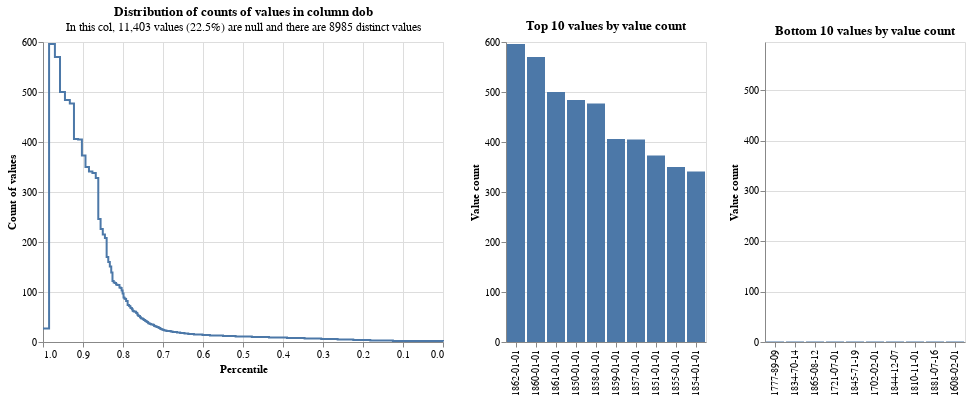

Notebook source saved alongside this figure:
### Markdown cell above
#### Skewed Date Columns

Dates can also be skewed, but tend to be dealt with slightly differently.

Consider the `dob` column from our example:

### Code cell
profile_columns(df, column_expressions="dob", db_api=DuckDBAPI())

### Figure 1 — Vega-Lite specification as saved in the notebook (floating-point values rounded to 4 significant figures)
{"config": {"view": {"continuousWidth": 400, "continuousHeight": 300}}, "vconcat": [{"hconcat": [{"mark": {"type": "line", "interpolate": "step-after"}, "data": {"values": [{"percentile_ex_nulls": 0.7076, "percentile_inc_nulls": 0.7735, "value_count": 27, "group_name": "dob", "total_non_null_rows": 39175, "total_rows_inc_nulls": 50578, "sum_tokens_in_value_count_group": 81.0, "distinct_value_count": 8985}, {"percentile_ex_nulls": 0.7056, "percentile_inc_nulls": 0.772, "value_count": 26, "group_name": "dob", "total_non_null_rows": 39175, "total_rows_inc_nulls": 50578, "sum_tokens_in_value_count_group": 78.0, "distinct_value_count": 8985}, {"percentile_ex_nulls": 0.7031, "percentile_inc_nulls": 0.77, "value_count": 25, "group_name": "dob", "total_non_null_rows": 39175, "total_rows_inc_nulls": 50578, "sum_tokens_in_value_count_group": 100.0, "distinct_value_count": 8985}, {"percentile_ex_nulls": 0.6994, "percentile_inc_nulls": 0.7672, "value_count": 24, "group_name": "dob", "total_non_null_rows": 39175, "total_rows_inc_nulls": 50578, "sum_tokens_in_value_count_group": 144.0, "distinct_value_count": 8985}, {"percentile_ex_nulls": 0.6964, "percentile_inc_nulls": 0.7649, "value_count": 23, "group_name": "dob", "total_non_null_rows": 39175, "total_rows_inc_nulls": 50578, "sum_tokens_in_value_count_group": 115.0, "distinct_value_count": 8985}, {"percentile_ex_nulls": 0.6914, "percentile_inc_nulls": 0.761, "value_count": 22, "group_name": "dob", "total_non_null_rows": 39175, "total_rows_inc_nulls": 50578, "sum_tokens_in_value_count_group": 198.0, "distinct_value_count": 8985}, {"percentile_ex_nulls": 0.6807, "percentile_inc_nulls": 0.7527, "value_count": 21, "group_name": "dob", "total_non_null_rows": 39175, "total_rows_inc_nulls": 50578, "sum_tokens_in_value_count_group": 420.0, "distinct_value_count": 8985}, {"percentile_ex_nulls": 0.6761, "percentile_inc_nulls": 0.7491, "value_count": 20, "group_name": "dob", "total_non_null_rows": 39175, "total_rows_inc_nulls": 50578, "sum_tokens_in_value_count_group": 180.0, "distinct_value_count": 8985}, {"percentile_ex_nulls": 0.6649, "percentile_inc_nulls": 0.7405, "value_count": 19, "group_name": "dob", "total_non_null_rows": 39175, "total_rows_inc_nulls": 50578, "sum_tokens_in_value_count_group": 437.0, "distinct_value_count": 8985}, {"percentile_ex_nulls": 0.6571, "percentile_inc_nulls": 0.7344, "value_count": 18, "group_name": "dob", "total_non_null_rows": 39175, "total_rows_inc_nulls": 50578, "sum_tokens_in_value_count_group": 306.0, "distinct_value_count": 8985}, {"percentile_ex_nulls": 0.6463, "percentile_inc_nulls": 0.726, "value_count": 17, "group_name": "dob", "total_non_null_rows": 39175, "total_rows_inc_nulls": 50578, "sum_tokens_in_value_count_group": 425.0, "distinct_value_count": 8985}, {"percentile_ex_nulls": 0.6369, "percentile_inc_nulls": 0.7187, "value_count": 16, "group_name": "dob", "total_non_null_rows": 39175, "total_rows_inc_nulls": 50578, "sum_tokens_in_value_count_group": 368.0, "distinct_value_count": 8985}, {"percentile_ex_nulls": 0.6227, "percentile_inc_nulls": 0.7078, "value_count": 15, "group_name": "dob", "total_non_null_rows": 39175, "total_rows_inc_nulls": 50578, "sum_tokens_in_value_count_group": 555.0, "distinct_value_count": 8985}, {"percentile_ex_nulls": 0.6013, "percentile_inc_nulls": 0.6912, "value_count": 14, "group_name": "dob", "total_non_null_rows": 39175, "total_rows_inc_nulls": 50578, "sum_tokens_in_value_count_group": 840.0, "distinct_value_count": 8985}, {"percentile_ex_nulls": 0.5827, "percentile_inc_nulls": 0.6768, "value_count": 13, "group_name": "dob", "total_non_null_rows": 39175, "total_rows_inc_nulls": 50578, "sum_tokens_in_value_count_group": 728.0, "distinct_value_count": 8985}, {"percentile_ex_nulls": 0.5499, "percentile_inc_nulls": 0.6514, "value_count": 12, "group_name": "dob", "total_non_null_rows": 39175, "total_rows_inc_nulls": 50578, "sum_tokens_in_value_count_group": 1284.0, "distinct_value_count": 8985}, {"percentile_ex_nulls": 0.5184, "percentile_inc_nulls": 0.627, "value_count": 11, "group_name": "dob", "total_non_null_rows": 39175, "total_rows_inc_nulls": 50578, "sum_tokens_in_value_count_group": 1232.0, "distinct_value_count": 8985}, {"percentile_ex_nulls": 0.4779, "percentile_inc_nulls": 0.5956, "value_count": 10, "group_name": "dob", "total_non_null_rows": 39175, "total_rows_inc_nulls": 50578, "sum_tokens_in_value_count_group": 1590.0, "distinct_value_count": 8985}, {"percentile_ex_nulls": 0.4351, "percentile_inc_nulls": 0.5625, "value_count": 9, "group_name": "dob", "total_non_null_rows": 39175, "total_rows_inc_nulls": 50578, "sum_tokens_in_value_count_group": 1674.0, "distinct_value_count": 8985}, {"percentile_ex_nulls": 0.39, "percentile_inc_nulls": 0.5275, "value_count": 8, "group_name": "dob", "total_non_null_rows": 39175, "total_rows_inc_nulls": 50578, "sum_tokens_in_value_count_group": 1768.0, "distinct_value_count": 8985}, {"percentile_ex_nulls": 0.346, "percentile_inc_nulls": 0.4935, "value_count": 7, "group_name": "dob", "total_non_null_rows": 39175, "total_rows_inc_nulls": 50578, "sum_tokens_in_value_count_group": 1722.0, "distinct_value_count": 8985}, {"percentile_ex_nulls": 0.3044, "percentile_inc_nulls": 0.4612, "value_count": 6, "group_name": "dob", "total_non_null_rows": 39175, "total_rows_inc_nulls": 50578, "sum_tokens_in_value_count_group": 1632.0, "distinct_value_count": 8985}, {"percentile_ex_nulls": 0.2634, "percentile_inc_nulls": 0.4295, "value_count": 5, "group_name": "dob", "total_non_null_rows": 39175, "total_rows_inc_nulls": 50578, "sum_tokens_in_value_count_group": 1605.0, "distinct_value_count": 8985}, {"percentile_ex_nulls": 0.2243, "percentile_inc_nulls": 0.3992, "value_count": 4, "group_name": "dob", "total_non_null_rows": 39175, "total_rows_inc_nulls": 50578, "sum_tokens_in_value_count_group": 1532.0, "distinct_value_count": 8985}, {"percentile_ex_nulls": 0.1818, "percentile_inc_nulls": 0.3663, "value_count": 3, "group_name": "dob", "total_non_null_rows": 39175, "total_rows_inc_nulls": 50578, "sum_tokens_in_value_count_group": 1665.0, "distinct_value_count": 8985}, {"percentile_ex_nulls": 0.1253, "percentile_inc_nulls": 0.3225, "value_count": 2, "group_name": "dob", "total_non_null_rows": 39175, "total_rows_inc_nulls": 50578, "sum_tokens_in_value_count_group": 2214.0, "distinct_value_count": 8985}, {"percentile_ex_nulls": 0.0, "percentile_inc_nulls": 0.2255, "value_count": 1, "group_name": "dob", "total_non_null_rows": 39175, "total_rows_inc_nulls": 50578, "sum_tokens_in_value_count_group": 4908.0, "distinct_value_count": 8985}, {"percentile_ex_nulls": 0.7847, "percentile_inc_nulls": 0.8333, "value_count": 72, "group_name": "dob", "total_non_null_rows": 39175, "total_rows_inc_nulls": 50578, "sum_tokens_in_value_count_group": 144.0, "distinct_value_count": 8985}, {"percentile_ex_nulls": 0.7829, "percentile_inc_nulls": 0.8319, "value_count": 71, "group_name": "dob", "total_non_null_rows": 39175, "total_rows_inc_nulls": 50578, "sum_tokens_in_value_count_group": 71.0, "distinct_value_count": 8985}, {"percentile_ex_nulls": 0.7812, "percentile_inc_nulls": 0.8305, "value_count": 68, "group_name": "dob", "total_non_null_rows": 39175, "total_rows_inc_nulls": 50578, "sum_tokens_in_value_count_group": 68.0, "distinct_value_count": 8985}, {"percentile_ex_nulls": 0.7778, "percentile_inc_nulls": 0.8279, "value_count": 66, "group_name": "dob", "total_non_null_rows": 39175, "total_rows_inc_nulls": 50578, "sum_tokens_in_value_count_group": 132.0, "distinct_value_count": 8985}, {"percentile_ex_nulls": 0.7762, "percentile_inc_nulls": 0.8267, "value_count": 63, "group_name": "dob", "total_non_null_rows": 39175, "total_rows_inc_nulls": 50578, "sum_tokens_in_value_count_group": 63.0, "distinct_value_count": 8985}, {"percentile_ex_nulls": 0.7746, "percentile_inc_nulls": 0.8254, "value_count": 62, "group_name": "dob", "total_non_null_rows": 39175, "total_rows_inc_nulls": 50578, "sum_tokens_in_value_count_group": 62.0, "distinct_value_count": 8985}, {"percentile_ex_nulls": 0.7731, "percentile_inc_nulls": 0.8242, "value_count": 61, "group_name": "dob", "total_non_null_rows": 39175, "total_rows_inc_nulls": 50578, "sum_tokens_in_value_count_group": 61.0, "distinct_value_count": 8985}, {"percentile_ex_nulls": 0.7685, "percentile_inc_nulls": 0.8207, "value_count": 60, "group_name": "dob", "total_non_null_rows": 39175, "total_rows_inc_nulls": 50578, "sum_tokens_in_value_count_group": 180.0, "distinct_value_count": 8985}, {"percentile_ex_nulls": 0.767, "percentile_inc_nulls": 0.8195, "value_count": 58, "group_name": "dob", "total_non_null_rows": 39175, "total_rows_inc_nulls": 50578, "sum_tokens_in_value_count_group": 58.0, "distinct_value_count": 8985}, {"percentile_ex_nulls": 0.7642, "percentile_inc_nulls": 0.8174, "value_count": 55, "group_name": "dob", "total_non_null_rows": 39175, "total_rows_inc_nulls": 50578, "sum_tokens_in_value_count_group": 110.0, "distinct_value_count": 8985}, {"percentile_ex_nulls": 0.7628, "percentile_inc_nulls": 0.8163, "value_count": 54, "group_name": "dob", "total_non_null_rows": 39175, "total_rows_inc_nulls": 50578, "sum_tokens_in_value_count_group": 54.0, "distinct_value_count": 8985}, {"percentile_ex_nulls": 0.7615, "percentile_inc_nulls": 0.8153, "value_count": 52, "group_name": "dob", "total_non_null_rows": 39175, "total_rows_inc_nulls": 50578, "sum_tokens_in_value_count_group": 52.0, "distinct_value_count": 8985}, {"percentile_ex_nulls": 0.7577, "percentile_inc_nulls": 0.8123, "value_count": 50, "group_name": "dob", "total_non_null_rows": 39175, "total_rows_inc_nulls": 50578, "sum_tokens_in_value_count_group": 150.0, "distinct_value_count": 8985}, {"percentile_ex_nulls": 0.7564, "percentile_inc_nulls": 0.8113, "value_count": 49, "group_name": "dob", "total_non_null_rows": 39175, "total_rows_inc_nulls": 50578, "sum_tokens_in_value_count_group": 49.0, "distinct_value_count": 8985}, {"percentile_ex_nulls": 0.7552, "percentile_inc_nulls": 0.8104, "value_count": 48, "group_name": "dob", "total_non_null_rows": 39175, "total_rows_inc_nulls": 50578, "sum_tokens_in_value_count_group": 48.0, "distinct_value_count": 8985}, {"percentile_ex_nulls": 0.754, "percentile_inc_nulls": 0.8094, "value_count": 47, "group_name": "dob", "total_non_null_rows": 39175, "total_rows_inc_nulls": 50578, "sum_tokens_in_value_count_group": 47.0, "distinct_value_count": 8985}, {"percentile_ex_nulls": 0.7505, "percentile_inc_nulls": 0.8067, "value_count": 46, "group_name": "dob", "total_non_null_rows": 39175, "total_rows_inc_nulls": 50578, "sum_tokens_in_value_count_group": 138.0, "distinct_value_count": 8985}, {"percentile_ex_nulls": 0.7482, "percentile_inc_nulls": 0.805, "value_count": 44, "group_name": "dob", "total_non_null_rows": 39175, "total_rows_inc_nulls": 50578, "sum_tokens_in_value_count_group": 88.0, "distinct_value_count": 8985}, {"percentile_ex_nulls": 0.7449, "percentile_inc_nulls": 0.8024, "value_count": 43, "group_name": "dob", "total_non_null_rows": 39175, "total_rows_inc_nulls": 50578, "sum_tokens_in_value_count_group": 129.0, "distinct_value_count": 8985}, {"percentile_ex_nulls": 0.7438, "percentile_inc_nulls": 0.8016, "value_count": 42, "group_name": "dob", "total_non_null_rows": 39175, "total_rows_inc_nulls": 50578, "sum_tokens_in_value_count_group": 42.0, "distinct_value_count": 8985}, {"percentile_ex_nulls": 0.7417, "percentile_inc_nulls": 0.8, "value_count": 41, "group_name": "dob", "total_non_null_rows": 39175, "total_rows_inc_nulls": 50578, "sum_tokens_in_value_count_group": 82.0, "distinct_value_count": 8985}, {"percentile_ex_nulls": 0.7397, "percentile_inc_nulls": 0.7984, "value_count": 40, "group_name": "dob", "total_non_null_rows": 39175, "total_rows_inc_nulls": 50578, "sum_tokens_in_value_count_group": 80.0, "distinct_value_count": 8985}, {"percentile_ex_nulls": 0.7377, "percentile_inc_nulls": 0.7968, "value_count": 39, "group_name": "dob", "total_non_null_rows": 39175, "total_rows_inc_nulls": 50578, "sum_tokens_in_value_count_group": 78.0, "distinct_value_count": 8985}, {"percentile_ex_nulls": 0.7367, "percentile_inc_nulls": 0.7961, "value_count": 38, "group_name": "dob", "total_non_null_rows": 39175, "total_rows_inc_nulls": 50578, "sum_tokens_in_value_count_group": 38.0, "distinct_value_count": 8985}, {"percentile_ex_nulls": 0.7358, "percentile_inc_nulls": 0.7954, "value_count": 37, "group_name": "dob", "total_non_null_rows": 39175, "total_rows_inc_nulls": 50578, "sum_tokens_in_value_count_group": 37.0, "distinct_value_count": 8985}, {"percentile_ex_nulls": 0.7321, "percentile_inc_nulls": 0.7925, "value_count": 36, "group_name": "dob", "total_non_null_rows": 39175, "total_rows_inc_nulls": 50578, "sum_tokens_in_value_count_group": 144.0, "distinct_value_count": 8985}, {"percentile_ex_nulls": 0.7294, "percentile_inc_nulls": 0.7904, "value_count": 35, "group_name": "dob", "total_non_null_rows": 39175, "total_rows_inc_nulls": 50578, "sum_tokens_in_value_count_group": 105.0, "distinct_value_count": 8985}, {"percentile_ex_nulls": 0.7242, "percentile_inc_nulls": 0.7864, "value_count": 34, "group_name": "dob", "total_non_null_rows": 39175, "total_rows_inc_nulls": 50578, "sum_tokens_in_value_count_group": 204.0, "distinct_value_count": 8985}, {"percentile_ex_nulls": 0.7226, "percentile_inc_nulls": 0.7851, "value_count": 33, "group_name": "dob", "total_non_null_rows": 39175, "total_rows_inc_nulls": 50578, "sum_tokens_in_value_count_group": 66.0, "distinct_value_count": 8985}, {"percentile_ex_nulls": 0.7217, "percentile_inc_nulls": 0.7845, "value_count": 32, "group_name": "dob", "total_non_null_rows": 39175, "total_rows_inc_nulls": 50578, "sum_tokens_in_value_count_group": 32.0, "distinct_value_count": 8985}, {"percentile_ex_nulls": 0.7186, "percentile_inc_nulls": 0.782, "value_count": 31, "group_name": "dob", "total_non_null_rows": 39175, "total_rows_inc_nulls": 50578, "sum_tokens_in_value_count_group": 124.0, "distinct_value_count": 8985}, {"percentile_ex_nulls": 0.7155, "percentile_inc_nulls": 0.7796, "value_count": 30, "group_name": "dob", "total_non_null_rows": 39175, "total_rows_inc_nulls": 50578, "sum_tokens_in_value_count_group": 120.0, "distinct_value_count": 8985}, {"percentile_ex_nulls": 0.7118, "percentile_inc_nulls": 0.7768, "value_count": 29, "group_name": "dob", "total_non_null_rows": 39175, "total_rows_inc_nulls": 50578, "sum_tokens_in_value_count_group": 145.0, "distinct_value_count": 8985}, {"percentile_ex_nulls": 0.7097, "percentile_inc_nulls": 0.7751, "value_count": 28, "group_name": "dob", "total_non_null_rows": 39175, "total_rows_inc_nulls": 50578, "sum_tokens_in_value_count_group": 84.0, "distinct_value_count": 8985}, {"percentile_ex_nulls": 0.9848, "percentile_inc_nulls": 0.9882, "value_count": 596, "group_name": "dob", "total_non_null_rows": 39175, "total_rows_inc_nulls": 50578, "sum_tokens_in_value_count_group": 596.0, "distinct_value_count": 8985}, {"percentile_ex_nulls": 0.9702, "percentile_inc_nulls": 0.9769, "value_count": 570, "group_name": "dob", "total_non_null_rows": 39175, "total_rows_inc_nulls": 50578, "sum_tokens_in_value_count_group": 570.0, "distinct_value_count": 8985}, {"percentile_ex_nulls": 0.9575, "percentile_inc_nulls": 0.9671, "value_count": 500, "group_name": "dob", "total_non_null_rows": 39175, "total_rows_inc_nulls": 50578, "sum_tokens_in_value_count_group": 500.0, "distinct_value_count": 8985}, {"percentile_ex_nulls": 0.9451, "percentile_inc_nulls": 0.9575, "value_count": 484, "group_name": "dob", "total_non_null_rows": 39175, "total_rows_inc_nulls": 50578, "sum_tokens_in_value_count_group": 484.0, "distinct_value_count": 8985}, {"percentile_ex_nulls": 0.9329, "percentile_inc_nulls": 0.9481, "value_count": 477, "group_name": "dob", "total_non_null_rows": 39175, "total_rows_inc_nulls": 50578, "sum_tokens_in_value_count_group": 477.0, "distinct_value_count": 8985}, {"percentile_ex_nulls": 0.9226, "percentile_inc_nulls": 0.94, "value_count": 406, "group_name": "dob", "total_non_null_rows": 39175, "total_rows_inc_nulls": 50578, "sum_tokens_in_value_count_group": 406.0, "distinct_value_count": 8985}, {"percentile_ex_nulls": 0.9122, "percentile_inc_nulls": 0.932, "value_count": 405, "group_name": "dob", "total_non_null_rows": 39175, "total_rows_inc_nulls": 50578, "sum_tokens_in_value_count_group": 405.0, "distinct_value_count": 8985}, {"percentile_ex_nulls": 0.9027, "percentile_inc_nulls": 0.9247, "value_count": 373, "group_name": "dob", "total_non_null_rows": 39175, "total_rows_inc_nulls": 50578, "sum_tokens_in_value_count_group": 373.0, "distinct_value_count": 8985}, {"percentile_ex_nulls": 0.8938, "percentile_inc_nulls": 0.9177, "value_count": 350, "group_name": "dob", "total_non_null_rows": 39175, "total_rows_inc_nulls": 50578, "sum_tokens_in_value_count_group": 350.0, "distinct_value_count": 8985}, {"percentile_ex_nulls": 0.8851, "percentile_inc_nulls": 0.911, "value_count": 341, "group_name": "dob", "total_non_null_rows": 39175, "total_rows_inc_nulls": 50578, "sum_tokens_in_value_count_group": 341.0, "distinct_value_count": 8985}, {"percentile_ex_nulls": 0.8765, "percentile_inc_nulls": 0.9043, "value_count": 338, "group_name": "dob", "total_non_null_rows": 39175, "total_rows_inc_nulls": 50578, "sum_tokens_in_value_count_group": 338.0, "distinct_value_count": 8985}, {"percentile_ex_nulls": 0.8681, "percentile_inc_nulls": 0.8978, "value_count": 328, "group_name": "dob", "total_non_null_rows": 39175, "total_rows_inc_nulls": 50578, "sum_tokens_in_value_count_group": 328.0, "distinct_value_count": 8985}, {"percentile_ex_nulls": 0.8618, "percentile_inc_nulls": 0.893, "value_count": 246, "group_name": "dob", "total_non_null_rows": 39175, "total_rows_inc_nulls": 50578, "sum_tokens_in_value_count_group": 246.0, "distinct_value_count": 8985}, {"percentile_ex_nulls": 0.856, "percentile_inc_nulls": 0.8885, "value_count": 226, "group_name": "dob", "total_non_null_rows": 39175, "total_rows_inc_nulls": 50578, "sum_tokens_in_value_count_group": 226.0, "distinct_value_count": 8985}, {"percentile_ex_nulls": 0.8505, "percentile_inc_nulls": 0.8842, "value_count": 215, "group_name": "dob", "total_non_null_rows": 39175, "total_rows_inc_nulls": 50578, "sum_tokens_in_value_count_group": 215.0, "distinct_value_count": 8985}, {"percentile_ex_nulls": 0.8452, "percentile_inc_nulls": 0.8801, "value_count": 208, "group_name": "dob", "total_non_null_rows": 39175, "total_rows_inc_nulls": 50578, "sum_tokens_in_value_count_group": 208.0, "distinct_value_count": 8985}, {"percentile_ex_nulls": 0.8409, "percentile_inc_nulls": 0.8768, "value_count": 170, "group_name": "dob", "total_non_null_rows": 39175, "total_rows_inc_nulls": 50578, "sum_tokens_in_value_count_group": 170.0, "distinct_value_count": 8985}, {"percentile_ex_nulls": 0.8368, "percentile_inc_nulls": 0.8736, "value_count": 160, "group_name": "dob", "total_non_null_rows": 39175, "total_rows_inc_nulls": 50578, "sum_tokens_in_value_count_group": 160.0, "distinct_value_count": 8985}, {"percentile_ex_nulls": 0.833, "percentile_inc_nulls": 0.8706, "value_count": 151, "group_name": "dob", "total_non_null_rows": 39175, "total_rows_inc_nulls": 50578, "sum_tokens_in_value_count_group": 151.0, "distinct_value_count": 8985}, {"percentile_ex_nulls": 0.8294, "percentile_inc_nulls": 0.8679, "value_count": 139, "group_name": "dob", "total_non_null_rows": 39175, "total_rows_inc_nulls": 50578, "sum_tokens_in_value_count_group": 139.0, "distinct_value_count": 8985}, {"percentile_ex_nulls": 0.8263, "percentile_inc_nulls": 0.8655, "value_count": 122, "group_name": "dob", "total_non_null_rows": 39175, "total_rows_inc_nulls": 50578, "sum_tokens_in_value_count_group": 122.0, "distinct_value_count": 8985}, {"percentile_ex_nulls": 0.8233, "percentile_inc_nulls": 0.8631, "value_count": 119, "group_name": "dob", "total_non_null_rows": 39175, "total_rows_inc_nulls": 50578, "sum_tokens_in_value_count_group": 119.0, "distinct_value_count": 8985}, {"percentile_ex_nulls": 0.8202, "percentile_inc_nulls": 0.8608, "value_count": 118, "group_name": "dob", "total_non_null_rows": 39175, "total_rows_inc_nulls": 50578, "sum_tokens_in_value_count_group": 118.0, "distinct_value_count": 8985}, {"percentile_ex_nulls": 0.8173, "percentile_inc_nulls": 0.8585, "value_count": 115, "group_name": "dob", "total_non_null_rows": 39175, "total_rows_inc_nulls": 50578, "sum_tokens_in_value_count_group": 115.0, "distinct_value_count": 8985}, {"percentile_ex_nulls": 0.8144, "percentile_inc_nulls": 0.8562, "value_count": 114, "group_name": "dob", "total_non_null_rows": 39175, "total_rows_inc_nulls": 50578, "sum_tokens_in_value_count_group": 114.0, "distinct_value_count": 8985}, {"percentile_ex_nulls": 0.8088, "percentile_inc_nulls": 0.8519, "value_count": 109, "group_name": "dob", "total_non_null_rows": 39175, "total_rows_inc_nulls": 50578, "sum_tokens_in_value_count_group": 218.0, "distinct_value_count": 8985}, {"percentile_ex_nulls": 0.8061, "percentile_inc_nulls": 0.8498, "value_count": 108, "group_name": "dob", "total_non_null_rows": 39175, "total_rows_inc_nulls": 50578, "sum_tokens_in_value_count_group": 108.0, "distinct_value_count": 8985}, {"percentile_ex_nulls": 0.8034, "percentile_inc_nulls": 0.8478, "value_count": 103, "group_name": "dob", "total_non_null_rows": 39175, "total_rows_inc_nulls": 50578, "sum_tokens_in_value_count_group": 103.0, "distinct_value_count": 8985}, {"percentile_ex_nulls": 0.801, "percentile_inc_nulls": 0.8458, "value_count": 97, "group_name": "dob", "total_non_null_rows": 39175, "total_rows_inc_nulls": 50578, "sum_tokens_in_value_count_group": 97.0, "distinct_value_count": 8985}, {"percentile_ex_nulls": 0.7987, "percentile_inc_nulls": 0.8441, "value_count": 89, "group_name": "dob", "total_non_null_rows": 39175, "total_rows_inc_nulls": 50578, "sum_tokens_in_value_count_group": 89.0, "distinct_value_count": 8985}, {"percentile_ex_nulls": 0.7965, "percentile_inc_nulls": 0.8424, "value_count": 87, "group_name": "dob", "total_non_null_rows": 39175, "total_rows_inc_nulls": 50578, "sum_tokens_in_value_count_group": 87.0, "distinct_value_count": 8985}, {"percentile_ex_nulls": 0.7943, "percentile_inc_nulls": 0.8407, "value_count": 86, "group_name": "dob", "total_non_null_rows": 39175, "total_rows_inc_nulls": 50578, "sum_tokens_in_value_count_group": 86.0, "distinct_value_count": 8985}, {"percentile_ex_nulls": 0.7922, "percentile_inc_nulls": 0.839, "value_count": 82, "group_name": "dob", "total_non_null_rows": 39175, "total_rows_inc_nulls": 50578, "sum_tokens_in_value_count_group": 82.0, "distinct_value_count": 8985}, {"percentile_ex_nulls": 0.7884, "percentile_inc_nulls": 0.8361, "value_count": 74, "group_name": "dob", "total_non_null_rows": 39175, "total_rows_inc_nulls": 50578, "sum_tokens_in_value_count_group": 148.0, "distinct_value_count": 8985}, {"percentile_ex_nulls": 1.0, "percentile_inc_nulls": 1.0, "value_count": 27, "group_name": "dob", "total_non_null_rows": 39175, "total_rows_inc_nulls": 50578, "sum_tokens_in_value_count_group": 81.0, "distinct_value_count": 8985}]}, "encoding": {"tooltip": [{"field": "value_count", "type": "quantitative"}, {"field": "percentile_ex_nulls", "type": "quantitative"}, {"field": "percentile_inc_nulls", "type": "quantitative"}, {"field": "total_non_null_rows", "type": "quantitative"}, {"field": "total_rows_inc_nulls", "type": "quantitative"}], "x": {"field": "percentile_ex_nulls", "sort": "descending", "title": "Percentile", "type": "quantitative"}, "y": {"field": "value_count", "title": "Count of values", "type": "quantitative"}}, "title": {"text": "Distribution of counts of values in column dob", "subtitle": "In this col, 11,403 values (22.5%) are null and there are 8985 distinct values"}}, {"mark": "bar", "data": {"values": [{"value_count": 596, "group_name": "dob", "value": "1862-01-01", "total_non_null_rows": 39175, "total_rows_inc_nulls": 50578, "distinct_value_count": 8985}, {"value_count": 570, "group_name": "dob", "value": "1860-01-01", "total_non_null_rows": 39175, "total_rows_inc_nulls": 50578, "distinct_value_count": 8985}, {"value_count": 500, "group_name": "dob", "value": "1861-01-01", "total_non_null_rows": 39175, "total_rows_inc_nulls": 50578, "distinct_value_count": 8985}, {"value_count": 484, "group_name": "dob", "value": "1850-01-01", "total_non_null_rows": 39175, "total_rows_inc_nulls": 50578, "distinct_value_count": 8985}, {"value_count": 477, "group_name": "dob", "value": "1858-01-01", "total_non_null_rows": 39175, "total_rows_inc_nulls": 50578, "distinct_value_count": 8985}, {"value_count": 406, "group_name": "dob", "value": "1859-01-01", "total_non_null_rows": 39175, "total_rows_inc_nulls": 50578, "distinct_value_count": 8985}, {"value_count": 405, "group_name": "dob", "value": "1857-01-01", "total_non_null_rows": 39175, "total_rows_inc_nulls": 50578, "distinct_value_count": 8985}, {"value_count": 373, "group_name": "dob", "value": "1851-01-01", "total_non_null_rows": 39175, "total_rows_inc_nulls": 50578, "distinct_value_count": 8985}, {"value_count": 350, "group_name": "dob", "value": "1855-01-01", "total_non_null_rows": 39175, "total_rows_inc_nulls": 50578, "distinct_value_count": 8985}, {"value_count": 341, "group_name": "dob", "value": "1854-01-01", "total_non_null_rows": 39175, "total_rows_inc_nulls": 50578, "distinct_value_count": 8985}]}, "encoding": {"tooltip": [{"field": "value", "type": "nominal"}, {"field": "value_count", "type": "quantitative"}, {"field": "total_non_null_rows", "type": "quantitative"}, {"field": "total_rows_inc_nulls", "type": "quantitative"}], "x": {"field": "value", "sort": "-y", "title": null, "type": "nominal"}, "y": {"field": "value_count", "title": "Value count", "type": "quantitative"}}, "title": "Top 10 values by value count"}, {"mark": "bar", "data": {"values": [{"value_count": 1, "group_name": "dob", "value": "1777-89-09", "total_non_null_rows": 39175, "total_rows_inc_nulls": 50578, "distinct_value_count": 8985}, {"value_count": 1, "group_name": "dob", "value": "1834-70-14", "total_non_null_rows": 39175, "total_rows_inc_nulls": 50578, "distinct_value_count": 8985}, {"value_count": 1, "group_name": "dob", "value": "1865-08-12", "total_non_null_rows": 39175, "total_rows_inc_nulls": 50578, "distinct_value_count": 8985}, {"value_count": 1, "group_name": "dob", "value": "1721-07-01", "total_non_null_rows": 39175, "total_rows_inc_nulls": 50578, "distinct_value_count": 8985}, {"value_count": 1, "group_name": "dob", "value": "1845-71-19", "total_non_null_rows": 39175, "total_rows_inc_nulls": 50578, "distinct_value_count": 8985}, {"value_count": 1, "group_name": "dob", "value": "1702-02-01", "total_non_null_rows": 39175, "total_rows_inc_nulls": 50578, "distinct_value_count": 8985}, {"value_count": 1, "group_name": "dob", "value": "1844-12-07", "total_non_null_rows": 39175, "total_rows_inc_nulls": 50578, "distinct_value_count": 8985}, {"value_count": 1, "group_name": "dob", "value": "1810-11-01", "total_non_null_rows": 39175, "total_rows_inc_nulls": 50578, "distinct_value_count": 8985}, {"value_count": 1, "group_name": "dob", "value": "1881-07-16", "total_non_null_rows": 39175, "total_rows_inc_nulls": 50578, "distinct_value_count": 8985}, {"value_count": 1, "group_name": "dob", "value": "1608-02-01", "total_non_null_rows": 39175, "total_rows_inc_nulls": 50578, "distinct_value_count": 8985}]}, "encoding": {"tooltip": [{"field": "value", "type": "nominal"}, {"field": "value_count", "type": "quantitative"}, {"field": "total_non_null_rows", "type": "quantitative"}, {"field": "total_rows_inc_nulls", "type": "quantitative"}], "x": {"field": "value", "sort": "-y", "title": null, "type": "nominal"}, "y": {"field": "value_count", "scale": {"domain": [0, 596]}, "title": "Value count", "type": "quantitative"}}, "title": "Bottom 10 values by value count"}]}], "$schema": "https://vega.github.io/schema/vega-lite/v5.9.3.json"}
